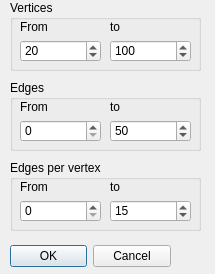
<?xml version="1.0" encoding="UTF-8"?>
<ui version="4.0">
 <class>fDatiGrafoCasuale</class>
 <widget class="QDialog" name="fDatiGrafoCasuale">
  <property name="geometry">
   <rect>
    <x>0</x>
    <y>0</y>
    <width>215</width>
    <height>274</height>
   </rect>
  </property>
  <property name="windowTitle">
   <string>Random graph</string>
  </property>
  <property name="windowIcon">
   <iconset>
    <normaloff>images/molecule.png</normaloff>images/molecule.png</iconset>
  </property>
  <widget class="QDialogButtonBox" name="buttonBox">
   <property name="geometry">
    <rect>
     <x>10</x>
     <y>240</y>
     <width>161</width>
     <height>32</height>
    </rect>
   </property>
   <property name="orientation">
    <enum>Qt::Horizontal</enum>
   </property>
   <property name="standardButtons">
    <set>QDialogButtonBox::Cancel|QDialogButtonBox::Ok</set>
   </property>
  </widget>
  <widget class="QGroupBox" name="groupBox">
   <property name="geometry">
    <rect>
     <x>10</x>
     <y>0</y>
     <width>191</width>
     <height>71</height>
    </rect>
   </property>
   <property name="title">
    <string>Vertices</string>
   </property>
   <widget class="QLabel" name="label">
    <property name="geometry">
     <rect>
      <x>10</x>
      <y>20</y>
      <width>46</width>
      <height>13</height>
     </rect>
    </property>
    <property name="text">
     <string>From</string>
    </property>
   </widget>
   <widget class="QLabel" name="label_2">
    <property name="geometry">
     <rect>
      <x>100</x>
      <y>20</y>
      <width>46</width>
      <height>13</height>
     </rect>
    </property>
    <property name="text">
     <string>to</string>
    </property>
   </widget>
   <widget class="QSpinBox" name="eNodiDa">
    <property name="geometry">
     <rect>
      <x>10</x>
      <y>40</y>
      <width>81</width>
      <height>22</height>
     </rect>
    </property>
    <property name="minimum">
     <number>2</number>
    </property>
    <property name="maximum">
     <number>9999</number>
    </property>
    <property name="value">
     <number>20</number>
    </property>
   </widget>
   <widget class="QSpinBox" name="eNodiA">
    <property name="geometry">
     <rect>
      <x>100</x>
      <y>40</y>
      <width>81</width>
      <height>22</height>
     </rect>
    </property>
    <property name="minimum">
     <number>2</number>
    </property>
    <property name="maximum">
     <number>10000</number>
    </property>
    <property name="value">
     <number>100</number>
    </property>
   </widget>
  </widget>
  <widget class="QGroupBox" name="groupBox_2">
   <property name="geometry">
    <rect>
     <x>10</x>
     <y>80</y>
     <width>191</width>
     <height>71</height>
    </rect>
   </property>
   <property name="title">
    <string>Edges</string>
   </property>
   <widget class="QLabel" name="label_3">
    <property name="geometry">
     <rect>
      <x>10</x>
      <y>20</y>
      <width>46</width>
      <height>13</height>
     </rect>
    </property>
    <property name="text">
     <string>From</string>
    </property>
   </widget>
   <widget class="QLabel" name="label_4">
    <property name="geometry">
     <rect>
      <x>100</x>
      <y>20</y>
      <width>46</width>
      <height>13</height>
     </rect>
    </property>
    <property name="text">
     <string>to</string>
    </property>
   </widget>
   <widget class="QSpinBox" name="eArchiDa">
    <property name="geometry">
     <rect>
      <x>10</x>
      <y>40</y>
      <width>81</width>
      <height>22</height>
     </rect>
    </property>
    <property name="minimum">
     <number>0</number>
    </property>
    <property name="maximum">
     <number>49999</number>
    </property>
    <property name="value">
     <number>0</number>
    </property>
   </widget>
   <widget class="QSpinBox" name="eArchiA">
    <property name="geometry">
     <rect>
      <x>100</x>
      <y>40</y>
      <width>81</width>
      <height>22</height>
     </rect>
    </property>
    <property name="minimum">
     <number>1</number>
    </property>
    <property name="maximum">
     <number>50000</number>
    </property>
    <property name="value">
     <number>50</number>
    </property>
   </widget>
  </widget>
  <widget class="QGroupBox" name="groupBox_3">
   <property name="geometry">
    <rect>
     <x>10</x>
     <y>160</y>
     <width>191</width>
     <height>71</height>
    </rect>
   </property>
   <property name="title">
    <string>Edges per vertex</string>
   </property>
   <widget class="QLabel" name="label_5">
    <property name="geometry">
     <rect>
      <x>10</x>
      <y>20</y>
      <width>46</width>
      <height>13</height>
     </rect>
    </property>
    <property name="text">
     <string>From</string>
    </property>
   </widget>
   <widget class="QLabel" name="label_6">
    <property name="geometry">
     <rect>
      <x>100</x>
      <y>20</y>
      <width>46</width>
      <height>13</height>
     </rect>
    </property>
    <property name="text">
     <string>to</string>
    </property>
   </widget>
   <widget class="QSpinBox" name="eArchiPerNodoDa">
    <property name="geometry">
     <rect>
      <x>10</x>
      <y>40</y>
      <width>81</width>
      <height>22</height>
     </rect>
    </property>
    <property name="minimum">
     <number>0</number>
    </property>
    <property name="maximum">
     <number>199</number>
    </property>
    <property name="value">
     <number>0</number>
    </property>
   </widget>
   <widget class="QSpinBox" name="eArchiPerNodoA">
    <property name="geometry">
     <rect>
      <x>100</x>
      <y>40</y>
      <width>81</width>
      <height>22</height>
     </rect>
    </property>
    <property name="minimum">
     <number>1</number>
    </property>
    <property name="maximum">
     <number>200</number>
    </property>
    <property name="value">
     <number>15</number>
    </property>
   </widget>
  </widget>
 </widget>
 <resources/>
 <connections>
  <connection>
   <sender>buttonBox</sender>
   <signal>accepted()</signal>
   <receiver>fDatiGrafoCasuale</receiver>
   <slot>accept()</slot>
   <hints>
    <hint type="sourcelabel">
     <x>170</x>
     <y>254</y>
    </hint>
    <hint type="destinationlabel">
     <x>157</x>
     <y>273</y>
    </hint>
   </hints>
  </connection>
  <connection>
   <sender>buttonBox</sender>
   <signal>rejected()</signal>
   <receiver>fDatiGrafoCasuale</receiver>
   <slot>reject()</slot>
   <hints>
    <hint type="sourcelabel">
     <x>170</x>
     <y>260</y>
    </hint>
    <hint type="destinationlabel">
     <x>214</x>
     <y>273</y>
    </hint>
   </hints>
  </connection>
  <connection>
   <sender>eArchiA</sender>
   <signal>valueChanged(int)</signal>
   <receiver>fDatiGrafoCasuale</receiver>
   <slot>ArchiCambiati()</slot>
   <hints>
    <hint type="sourcelabel">
     <x>147</x>
     <y>133</y>
    </hint>
    <hint type="destinationlabel">
     <x>209</x>
     <y>62</y>
    </hint>
   </hints>
  </connection>
  <connection>
   <sender>eArchiDa</sender>
   <signal>valueChanged(int)</signal>
   <receiver>fDatiGrafoCasuale</receiver>
   <slot>ArchiCambiati()</slot>
   <hints>
    <hint type="sourcelabel">
     <x>64</x>
     <y>130</y>
    </hint>
    <hint type="destinationlabel">
     <x>209</x>
     <y>152</y>
    </hint>
   </hints>
  </connection>
  <connection>
   <sender>eNodiDa</sender>
   <signal>valueChanged(int)</signal>
   <receiver>fDatiGrafoCasuale</receiver>
   <slot>ArchiCambiati()</slot>
   <hints>
    <hint type="sourcelabel">
     <x>65</x>
     <y>44</y>
    </hint>
    <hint type="destinationlabel">
     <x>211</x>
     <y>20</y>
    </hint>
   </hints>
  </connection>
  <connection>
   <sender>eNodiA</sender>
   <signal>valueChanged(int)</signal>
   <receiver>fDatiGrafoCasuale</receiver>
   <slot>ArchiCambiati()</slot>
   <hints>
    <hint type="sourcelabel">
     <x>129</x>
     <y>48</y>
    </hint>
    <hint type="destinationlabel">
     <x>207</x>
     <y>89</y>
    </hint>
   </hints>
  </connection>
  <connection>
   <sender>eArchiPerNodoDa</sender>
   <signal>valueChanged(int)</signal>
   <receiver>fDatiGrafoCasuale</receiver>
   <slot>ArchiCambiati()</slot>
   <hints>
    <hint type="sourcelabel">
     <x>57</x>
     <y>210</y>
    </hint>
    <hint type="destinationlabel">
     <x>210</x>
     <y>173</y>
    </hint>
   </hints>
  </connection>
 </connections>
 <slots>
  <slot>ArchiCambiati()</slot>
 </slots>
</ui>
